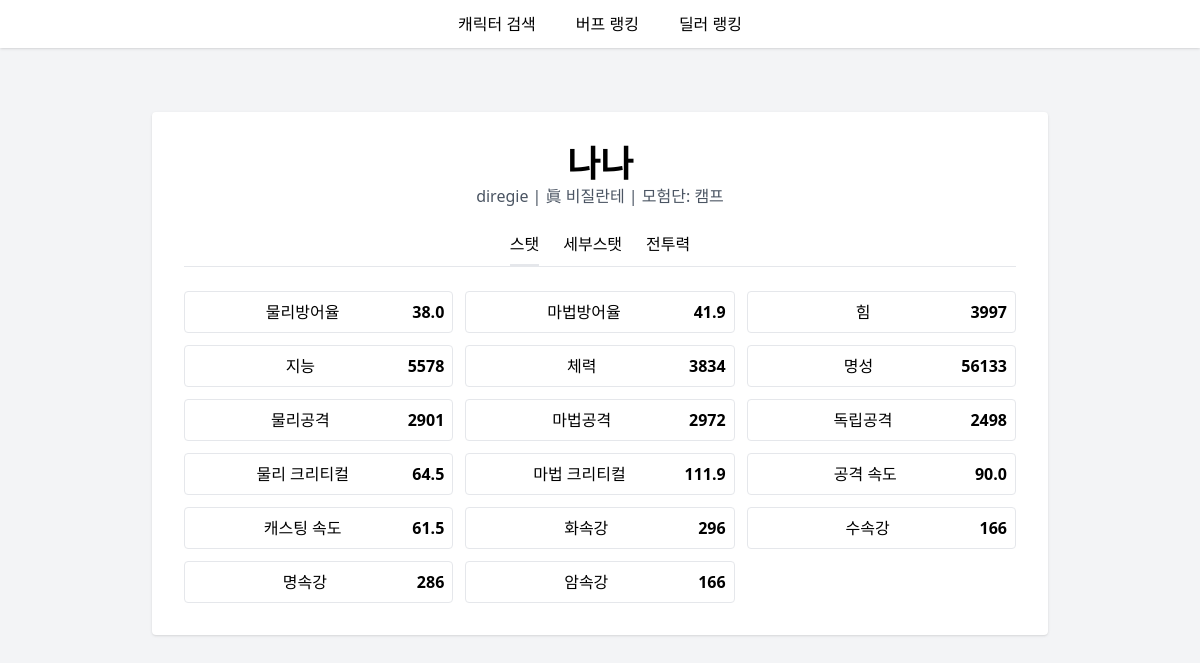
/character/2, run on the app's committed database.
### models.py (models this page shows)
class Character(Base):
    __tablename__ = "characters"
    __table_args__ = (UniqueConstraint("server","character_id", name="uix_server_character_id"),)
    id                 = Column(Integer, primary_key=True, index=True)
    server             = Column(String, index=True)
    character_id       = Column(String, index=True)
    name               = Column(String, index=True)
    adventure_name     = Column(String, index=True)   # 모험단
    job_name           = Column(String, index=True)
    job_id             = Column(String)
    level              = Column(Integer)
    fame               = Column(Integer)
    final_damage       = Column(Float)
    buff_power         = Column(Float)
    cooldown_reduction = Column(Float)
    strength           = Column(Integer)
    intelligence       = Column(Integer)
    vitality           = Column(Integer)
    physical_attack    = Column(Integer)
    magic_attack       = Column(Integer)
    independent_attack = Column(Integer)
    physical_def       = Column(Float)
    magical_def        = Column(Float)
    crit_phy           = Column(Float)
    crit_mag           = Column(Float)
    attack_speed       = Column(Float)
    cast_speed         = Column(Float)
    fire_ele           = Column(Integer)
    water_ele          = Column(Integer)
    light_ele          = Column(Integer)
    dark_ele           = Column(Integer)
    damage_inc         = Column(Float)
    cool_reduce        = Column(Float)
    updated_at         = Column(DateTime(timezone=True),
                                 server_default=func.now(),
                                 onupdate=func.now())

### main.py (the view)
@app.get("/character/{cid}",response_class=HTMLResponse)
async def detail(cid:int,r:Request,db:Session=Depends(get_db)):
    ch=db.get(Character,cid) or HTTPException(404,"없음")
    power = ch.buff_power*1.3 if is_buffer(ch.job_name) else ch.final_damage*1.5
    return templates.TemplateResponse("character.html",
                                      {"request":r,"char":ch,"power":power,
                                       "is_buffer":is_buffer(ch.job_name)})

### templates/character.html (shortened to what this page needs)
{% extends "base.html" %}
{% block content %}
<div class="bg-white shadow rounded w-full max-w-4xl p-8 text-center">
  <h2 class="text-4xl font-extrabold">{{ char.name }}</h2>
  <p class="text-gray-600">{{ char.server }} | {{ char.job_name }} | 모험단: {{ char.adventure_name or '-' }}</p>
  <ul class="flex justify-center mt-6 border-b">
    {% for t in ['stats','detailed','power'] %}
      <li class="mx-3 pb-2 cursor-pointer" onclick="showTab('{{t}}')"
          id="tab-{{t}}">{{ '스탯' if t=='stats' else '세부스탯' if t=='detailed' else '전투력' }}</li>
    {% endfor %}
  </ul>
  <div id="stats" class="mt-6">
    <div class="grid grid-cols-2 md:grid-cols-3 gap-3">
      {% for label,val in [
        ('물리방어율',char.physical_def), ('마법방어율',char.magical_def),
        ('힘',char.strength), ('지능',char.intelligence),
        ('체력',char.vitality), ('명성',char.fame),
        ('물리공격',char.physical_attack), ('마법공격',char.magic_attack),
        ('독립공격',char.independent_attack),
        ('물리 크리티컬',char.crit_phy), ('마법 크리티컬',char.crit_mag),
        ('공격 속도',char.attack_speed), ('캐스팅 속도',char.cast_speed),
        ('화속강',char.fire_ele),('수속강',char.water_ele),
        ('명속강',char.light_ele),('암속강',char.dark_ele)]
      %}
        <div class="border rounded p-2">{{label}} <span class="font-bold float-right">{{val}}</span></div>
      {% endfor %}
    </div>
  </div>
</div>
{% endblock %}

### data on the page
Character: name "나나", server "diregie", job_name "眞 비질란테", adventure_name "캠프", label "물리방어율", physical_def "38.0", label "마법방어율", magical_def "41.9", label "힘", strength "3997", label "지능", intelligence "5578", label "체력", vitality "3834", label "명성", fame "56133", label "물리공격", physical_attack "2901", label "마법공격", magic_attack "2972", label "독립공격", independent_attack "2498", label "물리 크리티컬", crit_phy "64.5", label "마법 크리티컬", crit_mag "111.9", label "공격 속도", attack_speed "90.0", label "캐스팅 속도", cast_speed "61.5", label "화속강", fire_ele "296", label "명속강", light_ele "286"

### other printed values
{{ '스탯' if t=='stats' else '세부스탯' if t=='detailed' else '전투력' }} "스탯" "세부스탯" "전투력"
{{ label }} "수속강" "암속강"
{{ val }} "166" "166"
